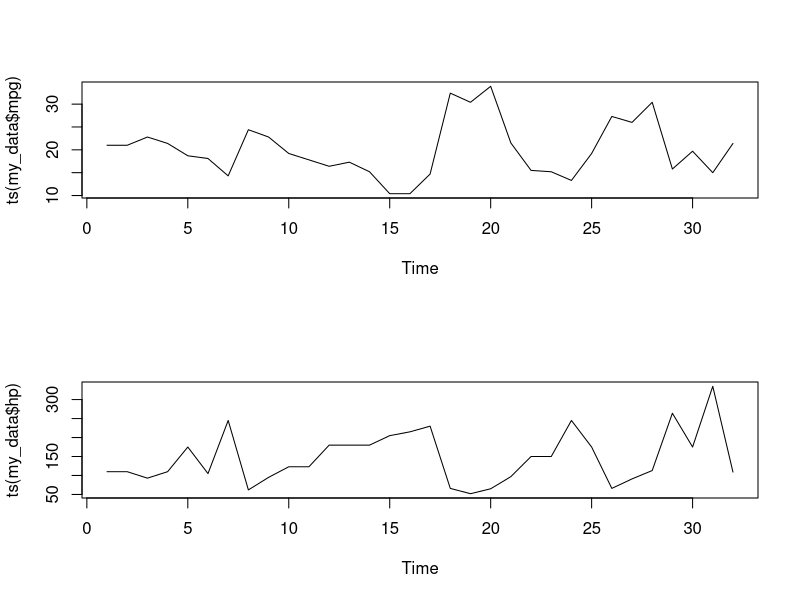

Write the R code that produced this figure.
rm(list=ls())

library(tseries)

# data()

my_data <- mtcars
my_data


my_data$mpg 


split.screen(c(2,1))
screen(1)
plot(ts(my_data$mpg))


screen(2)
plot(ts(my_data$hp))



# test avec git si je change quelque chose dans le fichier

ret <- diff(log(my_data$mpg))




